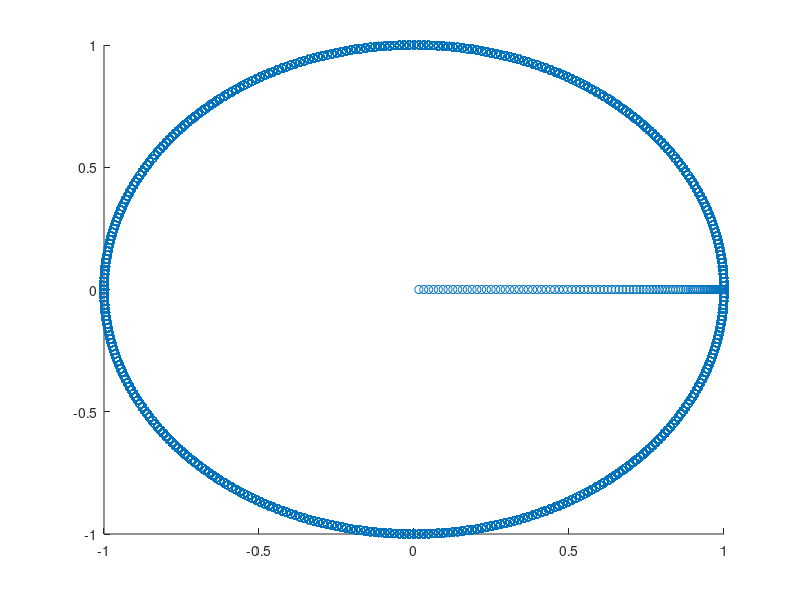
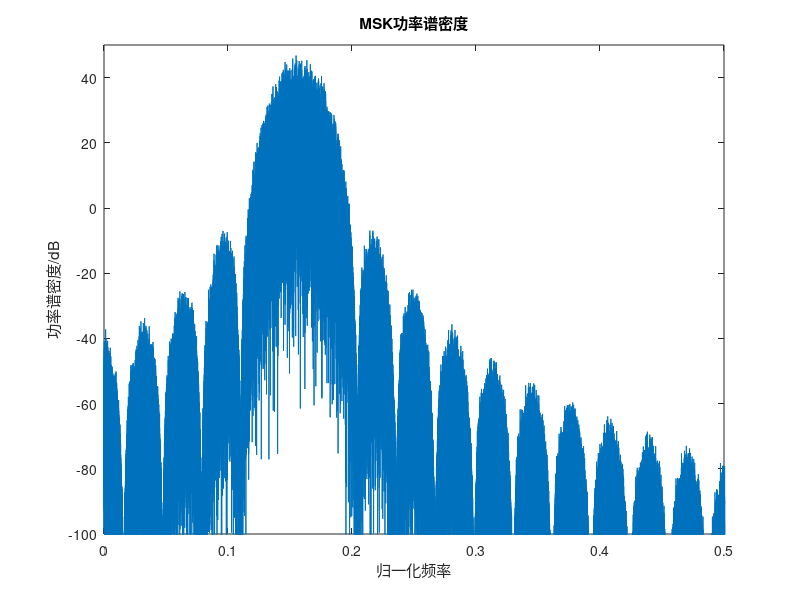

MATLAB code for these plots, in order: (Note: this script raises an error after producing the figures.)
close all;
clear all;
%%
%系统参数设计
T_start=0;%开始时间
T_stop=1000;%截止时间
T=T_stop-T_start;%仿真持续时间

rs=10;%传输速率
NumBits=20000;%传输bit数

fc=2.5*NumBits/T;%载波频率
L=100;%码元长度

N_sample=NumBits*L;% 采样点数
T_sample=T/N_sample;%采样间隔
f_sample=1/T_sample;%采样频率

f_res=f_sample/N_sample;%频率分辨率

Tb=T/NumBits;%码元周期，单个码元持续时间

%载波
n=1:N_sample;
c1=cos(2*pi*fc*n*T_sample);
c2=sin(2*pi*fc*n*T_sample);

%%
%MSK信号的调制

%随机产生原始01信息比特
a=rand(1,NumBits)>0.5;

%差分编码
a_cf=zeros(1,NumBits);
a_cf(1)=a(1);
for i=2:NumBits
    a_cf(i)=~xor(a(i),a_cf(i-1));%进行同或操作
end


%串并变换
A=reshape(a_cf,2,NumBits/2);
a_I=A(1,:);
a_Q=A(2,:);

%0转换为-1，1转换为1
a_I=a_I*2-1;
a_Q=a_Q*2-1;


%与余弦相乘进行脉冲成型,得到基带信号
n=1-L:L;
e_I=[];e_Q=[];
for i=1:NumBits/2
    e_I=[e_I,a_I(i)*cos((pi*n*T_sample)/(2*Tb))];
    e_Q=[e_Q,a_Q(i)*cos((pi*n*T_sample)/(2*Tb))];
end

% Q delay
number_delay=length(n)/2;
e_Q1=[zeros(1,number_delay),e_Q(1:length(e_Q)-number_delay)];
scatter(e_I,e_Q1)

%与载波相乘
sI=e_I.*c1;%I支路信号
sQ=e_Q.*c2;%Q支路信号
s=sI-sQ;%MSK调制信号

window=boxcar(length(s));                 %矩形窗 
nfft=1024; 
[Pxx,w]=periodogram(s);
figure;
plot(w,10*log(Pxx));
xlabel('归一化频率')
ylabel('功率谱密度/dB')
title('MSK功率谱密度')
ylim([-100 50]);
xlim([0 0.5]);

%%%信道%%%%%%

%设置信噪比
ebn0 = 0:8;
snr = ebn0 - 10*log10(0.5*16);
BER_test = zeros(1,length(snr));
err = zeros(1,length(BER_test));
%瑞利信道
for m = 1:length(snr)
    for k=1:100
        %线性高斯白噪声信道
        y_n = awgn(s,snr(m),'measured');
        
        %MSK信号的解调
    
        %通过带通滤波器，去除噪声
        [b1,a1]=butter(4,[0.02,0.06]);%计算带通滤波器的H(z)系数
        y=filtfilt(b1,a1,y_n);%对信号y_i进行滤波，得到信号y
    
        %与恢复载波相乘
        x1_I=y.*c1;
        x1_Q=-y.*c2;
    
        %通过低通滤波器，分离出两路信号
        [b2,a2]=butter(4,0.02,'low');%计算低通滤波器H(z)系数
        x2_I=filtfilt(b2,a2,x1_I);%对信号x1_I进行滤波，得到信号x2_I
        x2_Q=filtfilt(b2,a2,x1_Q);%对信号x1_Q进行滤波，得到信号x2_Q
    
        %提取出经过差分编码的01信息比特
        d_I=fun_tiqu(x2_I,2*L);
        d_Q=fun_tiqu(x2_Q,2*L);
    
        %并串变换,
        d0(1:2:NumBits)=d_I;
        d0(2:2:NumBits)=d_Q;
    
        %差分解码，恢复出原始01信息比特
        d=zeros(1,NumBits);
        d(1)=d0(1);
        for i=2:NumBits
            d(i)=~xor(d0(i-1),d0(i));%进行同或操作
        end
    
        %%
        %误码率计算   
        err(m)=err(m)+length(find(d~=a));%计算解调信号中错误码元个数
        
    end
    BER_test(m)=err(m)/NumBits/100;
end

%%
%图像
% figure(1);
% subplot(4,2,1:2);stem(a);title('原始01信息比特序列a');axis([1,20,0,1]);
% subplot(4,2,3:4);stem(a_cf);title('a经过差分编码后得到a_cf');axis([1,20,0,1]);
% subplot(4,2,5);stem(a_I);title('I支路-1,1比特序列a_I');axis([1,10,-1,1]);
% subplot(4,2,6);stem(a_Q);title('Q支路-1,1比特序列a_Q');axis([1,10,-1,1]);
% subplot(211);plot(e_I);title('I支路进行脉冲成型后得到e_I');axis([1,2000,-1.5,1.5]);
% subplot(212);plot(e_Q);title('Q支路进行脉冲成型后得到e_Q');axis([1,2000,-1.5,1.5]);
% 
% figure(2);
% subplot(2,2,1);plot(sI);title('I支路调制信号');axis([1,2000,-2,2]);
% subplot(2,2,2);plot(sQ);title('Q支路调制信号');axis([1,2000,-2,2]);
% subplot(2,2,3:4);plot(s);title('MSK调制信号');axis([1,4000,-2,2]);
% 
% figure(3);
% subplot(2,1,1);plot(s);title('MSK调制信号');axis([1,4000,-2,2]);
% subplot(2,1,2);plot(y_n);title('MSK调制信号s通过高斯信道后的信号y_n');axis([1,4000,-2,2]);
% 
% 
% figure(4);
% subplot(3,2,1:2);plot(y);title('y_i通过带通滤波器后的信号y');axis([0,4000,-2,2]);
% subplot(3,2,3);plot(x1_I);title('y与恢复载波c1相乘后的信号x1_I');axis([0,2000,-2,2]);
% subplot(3,2,4);plot(x1_Q);title('y与恢复载波c2相乘后的信号x1_Q');axis([0,2000,-2,2]);
% subplot(3,2,5);plot(x2_I);hold on;plot(e_I);
% legend('x1_I通过低通滤波器后的信号x2_I','I支路基带信号e_I');axis([0,2000,-2,2]);
% subplot(3,2,6);plot(x2_Q);hold on;plot(e_Q);
% legend('x1_Q通过低通滤波器后的信号x2_Q','Q支路基带信号e_Q');axis([0,2000,-2,2]);
% 
% figure(5);
% subplot(3,2,1);stem(d_I);
% title('x2_I经过判决后得到的01序列d_I');axis([1,10,0,1]);
% subplot(3,2,2);stem(d_Q);
% title('x2_Q经过判决后得到的01序列d_Q');axis([1,10,0,1]);
% subplot(3,2,3:4);stem(d0);hold on;stem(a_cf,'*');
% legend('d_I和d_Q并串变换后得到的01序列d0','原始经差分编码后的01序列a_cf');axis([1,20,0,1.5]);
% subplot(3,2,5:6);stem(d);hold on;stem(a,'*');
% legend('d0经差分解码后得到的解调01信息比特d','原始01信息比特a');axis([1,20,0,1.5]);

figure(6);
semilogy(ebn0,BER_test,'-o');
xlabel('比特信噪比');
ylabel('误码率');
title('MSK误码率曲线');
legend('实验曲线');
grid on